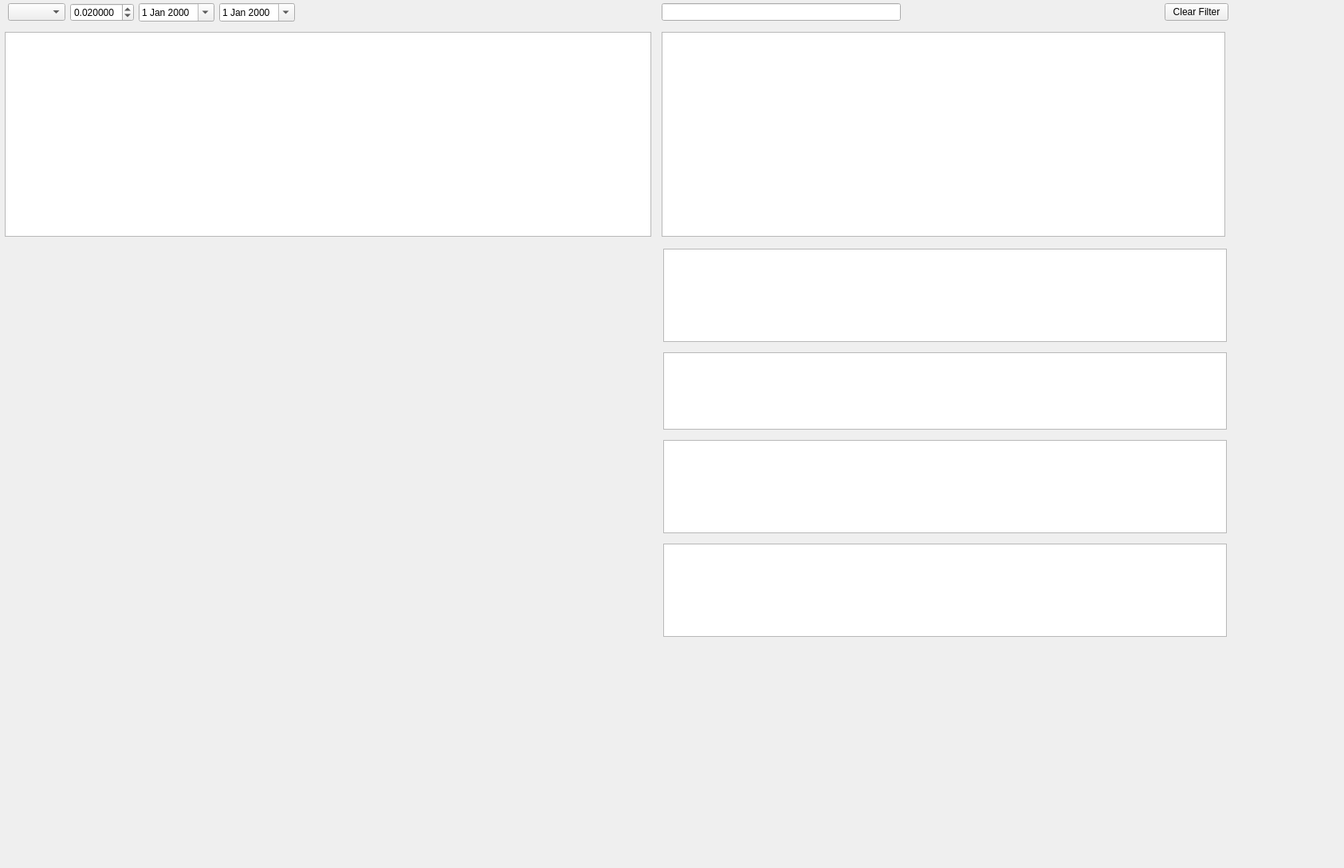
<?xml version="1.0" encoding="UTF-8"?>
<ui version="4.0">
 <class>SingleAssetAnalyseTab</class>
 <widget class="QWidget" name="SingleAssetAnalyseTab">
  <property name="geometry">
   <rect>
    <x>0</x>
    <y>0</y>
    <width>1686</width>
    <height>1089</height>
   </rect>
  </property>
  <property name="windowTitle">
   <string>Form</string>
  </property>
  <layout class="QVBoxLayout" name="verticalLayout_2">
   <property name="spacing">
    <number>0</number>
   </property>
   <property name="leftMargin">
    <number>0</number>
   </property>
   <property name="topMargin">
    <number>0</number>
   </property>
   <property name="rightMargin">
    <number>0</number>
   </property>
   <property name="bottomMargin">
    <number>0</number>
   </property>
   <item>
    <widget class="QWidget" name="widget" native="true">
     <widget class="PlotWidget" name="priceAantalChart" native="true">
      <property name="geometry">
       <rect>
        <x>4</x>
        <y>680</y>
        <width>401</width>
        <height>121</height>
       </rect>
      </property>
      <layout class="QVBoxLayout" name="verticalLayout_7">
       <property name="spacing">
        <number>9</number>
       </property>
       <property name="leftMargin">
        <number>9</number>
       </property>
       <property name="topMargin">
        <number>9</number>
       </property>
       <property name="rightMargin">
        <number>9</number>
       </property>
       <property name="bottomMargin">
        <number>9</number>
       </property>
      </layout>
     </widget>
     <widget class="QWidget" name="verticalLayoutWidget_4">
      <property name="geometry">
       <rect>
        <x>60</x>
        <y>820</y>
        <width>711</width>
        <height>261</height>
       </rect>
      </property>
      <layout class="QVBoxLayout" name="verticalLayout_6">
       <property name="spacing">
        <number>2</number>
       </property>
       <property name="leftMargin">
        <number>2</number>
       </property>
       <property name="topMargin">
        <number>2</number>
       </property>
       <property name="rightMargin">
        <number>2</number>
       </property>
       <property name="bottomMargin">
        <number>2</number>
       </property>
      </layout>
     </widget>
     <widget class="PlotWidget" name="resultaatChart" native="true">
      <property name="geometry">
       <rect>
        <x>410</x>
        <y>680</y>
        <width>401</width>
        <height>121</height>
       </rect>
      </property>
      <layout class="QVBoxLayout" name="verticalLayout_9">
       <property name="spacing">
        <number>9</number>
       </property>
       <property name="leftMargin">
        <number>9</number>
       </property>
       <property name="topMargin">
        <number>9</number>
       </property>
       <property name="rightMargin">
        <number>9</number>
       </property>
       <property name="bottomMargin">
        <number>9</number>
       </property>
      </layout>
     </widget>
     <widget class="QWidget" name="verticalLayoutWidget_5">
      <property name="geometry">
       <rect>
        <x>830</x>
        <y>550</y>
        <width>711</width>
        <height>121</height>
       </rect>
      </property>
      <layout class="QVBoxLayout" name="verticalLayout_8">
       <property name="spacing">
        <number>2</number>
       </property>
       <property name="leftMargin">
        <number>2</number>
       </property>
       <property name="topMargin">
        <number>2</number>
       </property>
       <property name="rightMargin">
        <number>2</number>
       </property>
       <property name="bottomMargin">
        <number>2</number>
       </property>
       <item>
        <widget class="QTableView" name="tableViewOptiesOpenCall"/>
       </item>
      </layout>
     </widget>
     <widget class="QWidget" name="verticalLayoutWidget_6">
      <property name="geometry">
       <rect>
        <x>830</x>
        <y>680</y>
        <width>711</width>
        <height>121</height>
       </rect>
      </property>
      <layout class="QVBoxLayout" name="verticalLayout_10">
       <property name="spacing">
        <number>2</number>
       </property>
       <property name="leftMargin">
        <number>2</number>
       </property>
       <property name="topMargin">
        <number>2</number>
       </property>
       <property name="rightMargin">
        <number>2</number>
       </property>
       <property name="bottomMargin">
        <number>2</number>
       </property>
       <item>
        <widget class="QTableView" name="tableViewOptiesOpenPut"/>
       </item>
      </layout>
     </widget>
     <widget class="QWidget" name="horizontalLayoutWidget">
      <property name="geometry">
       <rect>
        <x>10</x>
        <y>0</y>
        <width>801</width>
        <height>31</height>
       </rect>
      </property>
      <layout class="QHBoxLayout" name="horizontalLayout">
       <item alignment="Qt::AlignmentFlag::AlignLeft">
        <widget class="QComboBox" name="asset_selector">
         <property name="maximumSize">
          <size>
           <width>150</width>
           <height>16777215</height>
          </size>
         </property>
        </widget>
       </item>
       <item alignment="Qt::AlignmentFlag::AlignLeft">
        <widget class="QDoubleSpinBox" name="stepSizeBox">
         <property name="maximumSize">
          <size>
           <width>80</width>
           <height>16777215</height>
          </size>
         </property>
         <property name="decimals">
          <number>6</number>
         </property>
         <property name="value">
          <double>0.020000000000000</double>
         </property>
        </widget>
       </item>
       <item alignment="Qt::AlignmentFlag::AlignLeft">
        <widget class="QDateEdit" name="startDate">
         <property name="maximumSize">
          <size>
           <width>120</width>
           <height>16777215</height>
          </size>
         </property>
         <property name="calendarPopup">
          <bool>true</bool>
         </property>
        </widget>
       </item>
       <item alignment="Qt::AlignmentFlag::AlignLeft">
        <widget class="QDateEdit" name="endDate">
         <property name="maximumSize">
          <size>
           <width>120</width>
           <height>16777215</height>
          </size>
         </property>
         <property name="calendarPopup">
          <bool>true</bool>
         </property>
        </widget>
       </item>
       <item>
        <spacer name="horizontalSpacer">
         <property name="orientation">
          <enum>Qt::Orientation::Horizontal</enum>
         </property>
         <property name="sizeHint" stdset="0">
          <size>
           <width>40</width>
           <height>20</height>
          </size>
         </property>
        </spacer>
       </item>
      </layout>
     </widget>
     <widget class="QWidget" name="horizontalLayoutWidget_2">
      <property name="geometry">
       <rect>
        <x>830</x>
        <y>0</y>
        <width>711</width>
        <height>31</height>
       </rect>
      </property>
      <layout class="QHBoxLayout" name="horizontalLayout_2">
       <item alignment="Qt::AlignmentFlag::AlignLeft">
        <widget class="QLineEdit" name="lineEditFilterOptiesOpen">
         <property name="minimumSize">
          <size>
           <width>300</width>
           <height>0</height>
          </size>
         </property>
         <property name="maximumSize">
          <size>
           <width>450</width>
           <height>16777215</height>
          </size>
         </property>
        </widget>
       </item>
       <item alignment="Qt::AlignmentFlag::AlignRight">
        <widget class="QPushButton" name="buttonClearFiltersOptiesOpen">
         <property name="maximumSize">
          <size>
           <width>150</width>
           <height>16777215</height>
          </size>
         </property>
         <property name="text">
          <string>Clear Filter</string>
         </property>
        </widget>
       </item>
      </layout>
     </widget>
     <widget class="QWidget" name="verticalLayoutWidget_7">
      <property name="geometry">
       <rect>
        <x>830</x>
        <y>310</y>
        <width>711</width>
        <height>121</height>
       </rect>
      </property>
      <layout class="QVBoxLayout" name="verticalLayout_11">
       <property name="spacing">
        <number>2</number>
       </property>
       <property name="leftMargin">
        <number>2</number>
       </property>
       <property name="topMargin">
        <number>2</number>
       </property>
       <property name="rightMargin">
        <number>2</number>
       </property>
       <property name="bottomMargin">
        <number>2</number>
       </property>
       <item>
        <widget class="QTableView" name="tableViewAandelen"/>
       </item>
      </layout>
     </widget>
     <widget class="QWidget" name="verticalLayoutWidget_8">
      <property name="geometry">
       <rect>
        <x>830</x>
        <y>440</y>
        <width>711</width>
        <height>101</height>
       </rect>
      </property>
      <layout class="QVBoxLayout" name="verticalLayout_12">
       <property name="spacing">
        <number>2</number>
       </property>
       <property name="leftMargin">
        <number>2</number>
       </property>
       <property name="topMargin">
        <number>2</number>
       </property>
       <property name="rightMargin">
        <number>2</number>
       </property>
       <property name="bottomMargin">
        <number>2</number>
       </property>
       <item>
        <widget class="QTableView" name="tableViewSprinters"/>
       </item>
      </layout>
     </widget>
     <widget class="QWidget" name="verticalLayoutWidget_3">
      <property name="geometry">
       <rect>
        <x>6</x>
        <y>310</y>
        <width>811</width>
        <height>361</height>
       </rect>
      </property>
      <layout class="QVBoxLayout" name="layoutChart">
       <property name="spacing">
        <number>10</number>
       </property>
      </layout>
     </widget>
     <widget class="QTableWidget" name="payoff_table">
      <property name="geometry">
       <rect>
        <x>6</x>
        <y>40</y>
        <width>811</width>
        <height>257</height>
       </rect>
      </property>
      <attribute name="verticalHeaderMinimumSectionSize">
       <number>30</number>
      </attribute>
     </widget>
     <widget class="QTableView" name="tableViewOptiesOpen">
      <property name="geometry">
       <rect>
        <x>830</x>
        <y>40</y>
        <width>707</width>
        <height>257</height>
       </rect>
      </property>
     </widget>
    </widget>
   </item>
  </layout>
 </widget>
 <customwidgets>
  <customwidget>
   <class>PlotWidget</class>
   <extends>QWidget</extends>
   <header location="global">pyqtgraph</header>
   <container>1</container>
  </customwidget>
 </customwidgets>
 <resources/>
 <connections/>
</ui>
